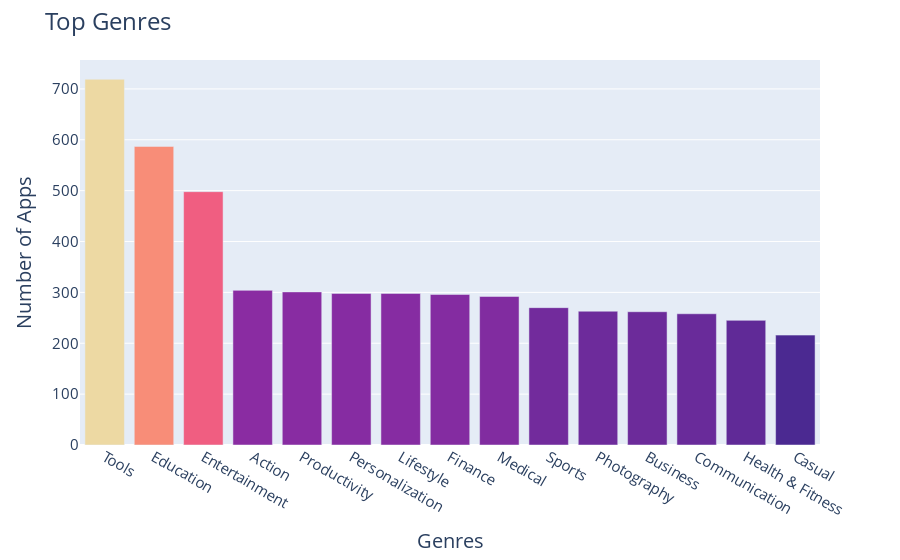

Write notebook code for a chart like this one.
### Markdown cell above
**Challenge**: Can you create this chart with the Series containing the genre data? 

<img src=https://imgur.com/DbcoQli.png width=400>

Try experimenting with the built in colour scales in Plotly. You can find a full list [here](https://plotly.com/python/builtin-colorscales/). 

* Find a way to set the colour scale using the color_continuous_scale parameter. 
* Find a way to make the color axis disappear by using coloraxis_showscale.

### Code cell
bar = px.bar(
    x=num_genres.index[:15], 
    y=num_genres.values[:15],
    hover_name=num_genres.index[:15],
    color=num_genres.values[:15],
    color_continuous_scale='Agsunset',
    height=800
)
bar.update_layout(
    coloraxis_showscale=False,
    title=dict(
        text='Top Genres',
        font=dict(size=24)
    ),
    xaxis=dict(
        title=dict(
            text='Genres',
            font=dict(size=20)
        ),
        tickfont=dict(size=15)
    ),
    yaxis=dict(
        title=dict(
            text='Number of Apps',
            font=dict(size=20)
        ),
        tickfont=dict(size=15)
    )
)
bar.show()

### Figure 1 — Plotly figure (JSON) as saved in the notebook; plotly's stock layout.template omitted (floating-point values rounded to 4 significant figures)
{"data": [{"alignmentgroup": "True", "hovertemplate": "<b>%{hovertext}</b><br><br>x=%{x}<br>y=%{y}<br>color=%{marker.color}<extra></extra>", "hovertext": ["Tools", "Education", "Entertainment", "Action", "Productivity", "Personalization", "Lifestyle", "Finance", "Medical", "Sports", "Photography", "Business", "Communication", "Health & Fitness", "Casual"], "legendgroup": "", "marker": {"color": [719, 587, 498, 304, 301, 298, 298, 296, 292, 270, 263, 262, 258, 245, 216], "coloraxis": "coloraxis", "pattern": {"shape": ""}}, "name": "", "offsetgroup": "", "orientation": "v", "showlegend": false, "textposition": "auto", "type": "bar", "x": ["Tools", "Education", "Entertainment", "Action", "Productivity", "Personalization", "Lifestyle", "Finance", "Medical", "Sports", "Photography", "Business", "Communication", "Health & Fitness", "Casual"], "xaxis": "x", "y": [719, 587, 498, 304, 301, 298, 298, 296, 292, 270, 263, 262, 258, 245, 216], "yaxis": "y"}], "layout": {"autosize": true, "barmode": "relative", "coloraxis": {"colorbar": {"title": {"text": "color"}}, "colorscale": [[0, "rgb(75, 41, 145)"], [0.1667, "rgb(135, 44, 162)"], [0.3333, "rgb(192, 54, 157)"], [0.5, "rgb(234, 79, 136)"], [0.6667, "rgb(250, 120, 118)"], [0.8333, "rgb(246, 169, 122)"], [1, "rgb(237, 217, 163)"]], "showscale": false}, "legend": {"tracegroupgap": 0}, "margin": {"t": 60}, "title": {"font": {"size": 24}, "text": "Top Genres"}, "xaxis": {"anchor": "y", "autorange": true, "domain": [0, 1], "range": [-0.5, 14.5], "tickfont": {"size": 15}, "title": {"font": {"size": 20}, "text": "Genres"}, "type": "category"}, "yaxis": {"anchor": "x", "autorange": true, "domain": [0, 1], "range": [0, 756.8], "tickfont": {"size": 15}, "title": {"font": {"size": 20}, "text": "Number of Apps"}, "type": "linear"}}}
